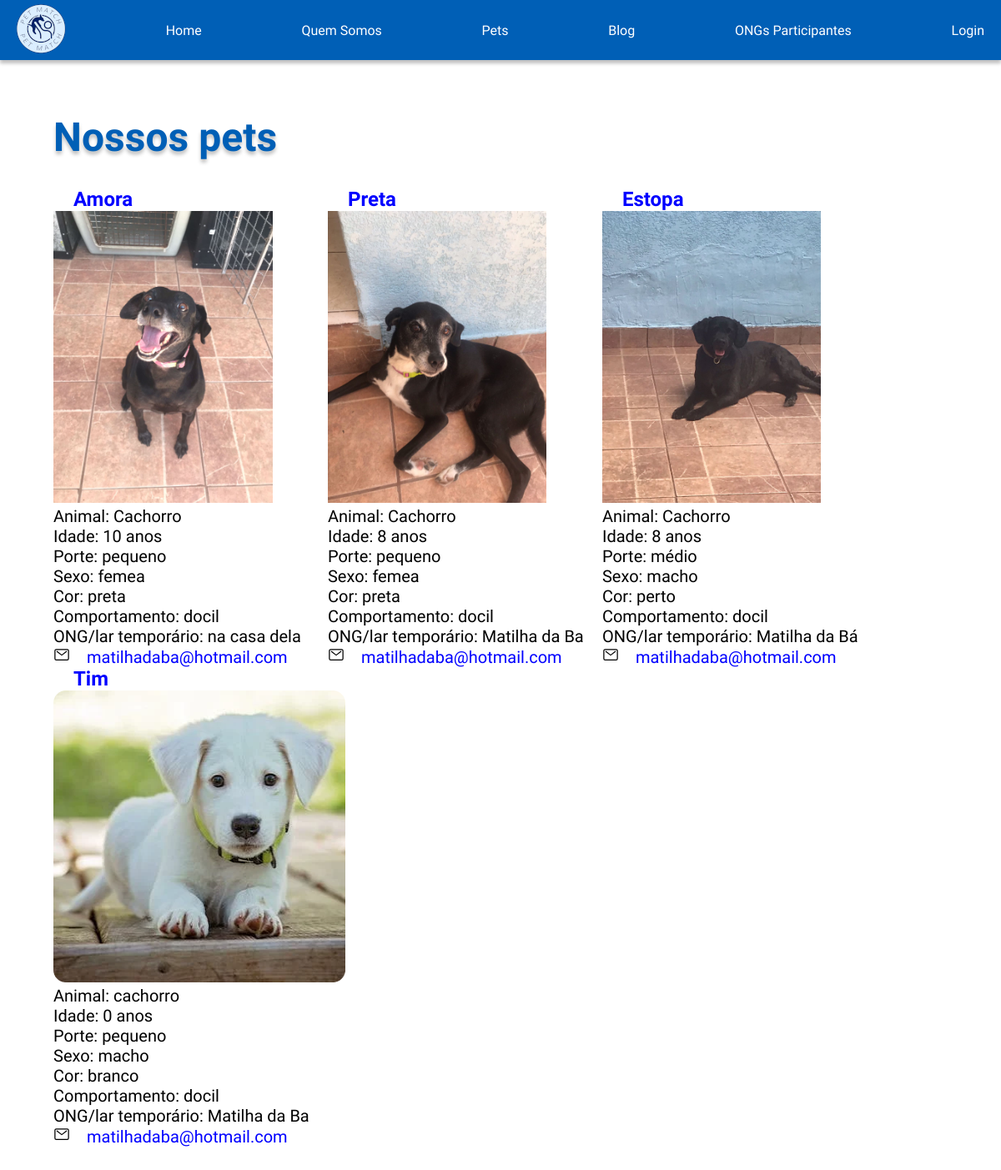
Page /lista_pets on the earlier database version.
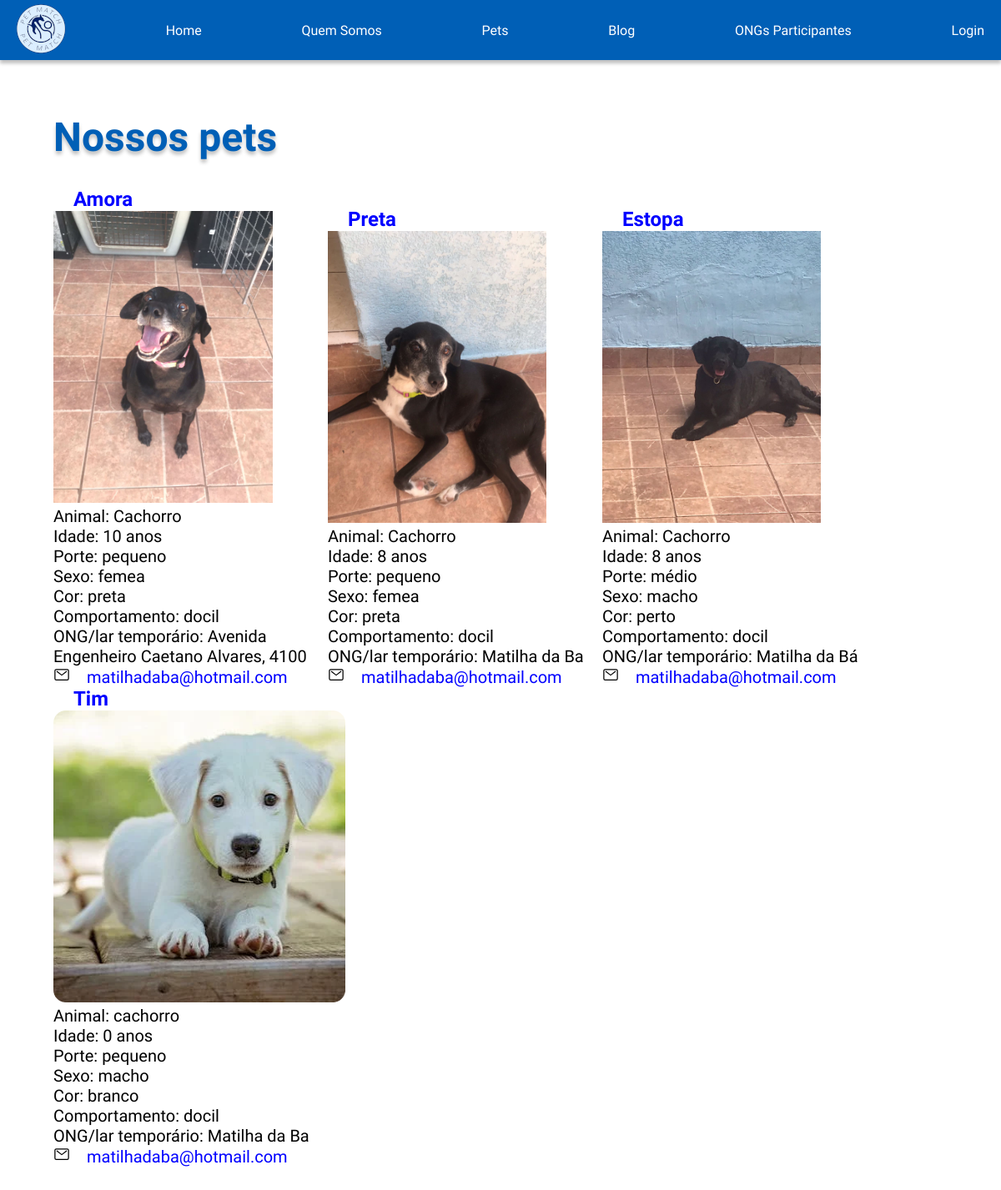
Same page on the later database version.
### petmatch/models.py (models this page shows, shortened)
class Pet(models.Model):
    animal = models.CharField(max_length=200)
    nome = models.CharField(max_length=200)
    data_nascimento = models.DateTimeField("data de nascimento")
    porte = models.CharField(max_length=10) # pequeno / medio / grande
    sexo = models.CharField(max_length=5) # femea / macho
    cor = models.CharField(max_length=200)
    localizacao = models.CharField(max_length=500)
    comportamento = models.CharField(max_length=500)
    email_contato = models.CharField(max_length=500, default="noreply@noreply.com.br")
    foto = models.ImageField(upload_to="photos/")
    def idade(self) -> int:
        return timezone.now().year - self.data_nascimento.year

### petmatch/views.py (the view)
# urls.py: path("lista_pets", views.lista_pets, name="lista_pets"),
def lista_pets(request):
    try:
        pets = Pet.objects.all()
    except Pet.DoesNotExist:
        raise Http404("Pet não encontrado")
    return render(request, "petmatch/lista_pets.html", {"pets": pets})

### templates/petmatch/lista_pets.html (shortened to what this page needs)
{% load static %}
<!DOCTYPE html>
<html lang="pt-BR">
    <head>
        <link rel="stylesheet" href="{% static 'styles\styles.css' %}">
    </head>
    <body>
        <main>
            <section id="home">
                <section class="cabecalho">
                    <nav class="cabecalho-menu">
                        <a class="cabecalho-logo" href="{% url 'index' %}">
                            <img src="{% static 'img/logo-menor.png' %}" alt="logo Petmatching" />
                        </a>
                        <a class="cabecalho-menu-item" href="{% url 'index' %}">Home</a>
                        <a class="cabecalho-menu-item" href="{% url 'index' %}">Quem Somos</a>
                        <a class="cabecalho-menu-item" href="{% url 'lista_pets' %}">Pets</a>
                        <a class="cabecalho-menu-item" href="{% url 'index' %}">Blog</a>
                        <a class="cabecalho-menu-item" href="{% url 'lista_ong' %}">ONGs Participantes</a>
                        <a class="cabecalho-menu-item" href="{% url 'login' %}">Login</a>
                    </nav>
                </section>
                <section class="conteudo_inicial">
                    <section id="pets">
                        <h1>Nossos pets</h1>
                        <section class="detalhes_pet">
                            {% for pet in pets %}
                                <div class="detalhe_pet">
                                    <h2>
                                        <a href="{% url 'detalhes_pet' pet_id=pet.id %}">{{ pet.nome }}</a>
                                    </h2>
                                    <img class="imagem_pet_home" src="{{ pet.foto.url }}">
                                    <ul>
                                        <li>Animal: {{ pet.animal }}</li>
                                        <li>Idade: {{ pet.idade }} anos</li>
                                        <li>Porte: {{ pet.porte }}</li>
                                        <li>Sexo: {{ pet.sexo }}</li>
                                        <li>Cor: {{ pet.cor }}</li>
                                        <li>Comportamento: {{ pet.comportamento }}</li>
                                        <li>ONG/lar temporário: {{ pet.localizacao }}</li>
                                        <li>
                                        <ion-icon name="mail-outline"></ion-icon><a href="{{ pet.email_contato }}">{{ pet.email_contato }}</a>
                                    </li>
                                </ul>
                            </div>
                        {% endfor %}
                    </section>
                </section>
            </section>
        </section>
    </main>
</body>
</html>

Differences in the rows shown:
changed Pet "Amora": localizacao "na casa dela" → "Avenida Engenheiro Caetano Alvares, 4100"
